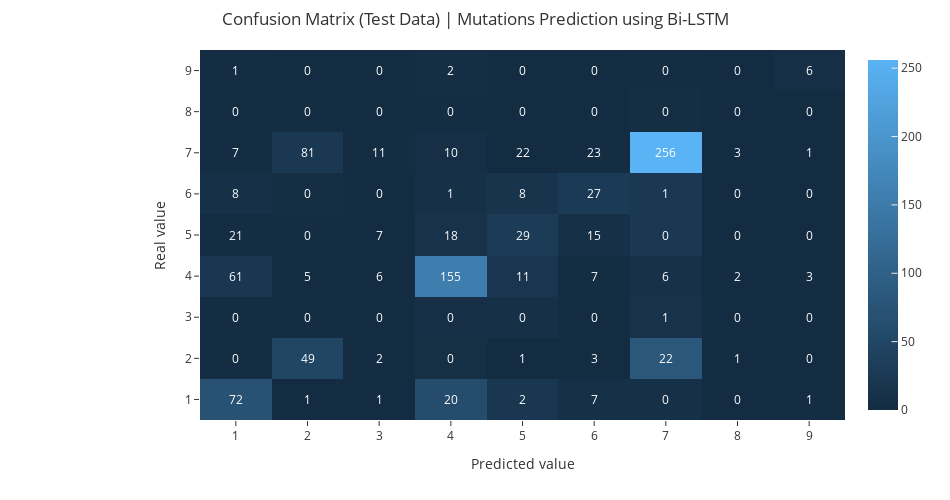

Notebook code cell kept with this figure:
### Markdown cell above
### Predictions evaluate with Classification Report and Confusion Matrix

### Code cell
y_pred_bi_lstm = np.argmax(model_bi_lstm.predict(X_test2), axis=-1)
print("Métricas em Teste:\n ", classification_report(y_test2,y_pred_bi_lstm))
print('='*80)

# chamada da function
plot_confusion_matrix(confusion_matrix(y_test2, y_pred_bi_lstm),[1,2,3,4,5,6,7,8,9],'Confusion Matrix (Test Data) | Mutations Prediction using Bi-LSTM')

### Figure 1 — Plotly figure (JSON) as saved in the notebook; plotly's stock layout.template omitted (floating-point values rounded to 4 significant figures)
{"data": [{"type": "heatmap", "x": [1, 2, 3, 4, 5, 6, 7, 8, 9], "y": [1, 2, 3, 4, 5, 6, 7, 8, 9], "z": [[72, 0, 0, 61, 21, 8, 7, 0, 1], [1, 49, 0, 5, 0, 0, 81, 0, 0], [1, 2, 0, 6, 7, 0, 11, 0, 0], [20, 0, 0, 155, 18, 1, 10, 0, 2], [2, 1, 0, 11, 29, 8, 22, 0, 0], [7, 3, 0, 7, 15, 27, 23, 0, 0], [0, 22, 1, 6, 0, 1, 256, 0, 0], [0, 1, 0, 2, 0, 0, 3, 0, 0], [1, 0, 0, 3, 0, 0, 1, 0, 6]]}], "layout": {"annotations": [{"font": {"color": "white"}, "showarrow": false, "text": "72", "x": 1, "xref": "x", "y": 1, "yref": "y"}, {"font": {"color": "white"}, "showarrow": false, "text": "0", "x": 1, "xref": "x", "y": 2, "yref": "y"}, {"font": {"color": "white"}, "showarrow": false, "text": "0", "x": 1, "xref": "x", "y": 3, "yref": "y"}, {"font": {"color": "white"}, "showarrow": false, "text": "61", "x": 1, "xref": "x", "y": 4, "yref": "y"}, {"font": {"color": "white"}, "showarrow": false, "text": "21", "x": 1, "xref": "x", "y": 5, "yref": "y"}, {"font": {"color": "white"}, "showarrow": false, "text": "8", "x": 1, "xref": "x", "y": 6, "yref": "y"}, {"font": {"color": "white"}, "showarrow": false, "text": "7", "x": 1, "xref": "x", "y": 7, "yref": "y"}, {"font": {"color": "white"}, "showarrow": false, "text": "0", "x": 1, "xref": "x", "y": 8, "yref": "y"}, {"font": {"color": "white"}, "showarrow": false, "text": "1", "x": 1, "xref": "x", "y": 9, "yref": "y"}, {"font": {"color": "white"}, "showarrow": false, "text": "1", "x": 2, "xref": "x", "y": 1, "yref": "y"}, {"font": {"color": "white"}, "showarrow": false, "text": "49", "x": 2, "xref": "x", "y": 2, "yref": "y"}, {"font": {"color": "white"}, "showarrow": false, "text": "0", "x": 2, "xref": "x", "y": 3, "yref": "y"}, {"font": {"color": "white"}, "showarrow": false, "text": "5", "x": 2, "xref": "x", "y": 4, "yref": "y"}, {"font": {"color": "white"}, "showarrow": false, "text": "0", "x": 2, "xref": "x", "y": 5, "yref": "y"}, {"font": {"color": "white"}, "showarrow": false, "text": "0", "x": 2, "xref": "x", "y": 6, "yref": "y"}, {"font": {"color": "white"}, "showarrow": false, "text": "81", "x": 2, "xref": "x", "y": 7, "yref": "y"}, {"font": {"color": "white"}, "showarrow": false, "text": "0", "x": 2, "xref": "x", "y": 8, "yref": "y"}, {"font": {"color": "white"}, "showarrow": false, "text": "0", "x": 2, "xref": "x", "y": 9, "yref": "y"}, {"font": {"color": "white"}, "showarrow": false, "text": "1", "x": 3, "xref": "x", "y": 1, "yref": "y"}, {"font": {"color": "white"}, "showarrow": false, "text": "2", "x": 3, "xref": "x", "y": 2, "yref": "y"}, {"font": {"color": "white"}, "showarrow": false, "text": "0", "x": 3, "xref": "x", "y": 3, "yref": "y"}, {"font": {"color": "white"}, "showarrow": false, "text": "6", "x": 3, "xref": "x", "y": 4, "yref": "y"}, {"font": {"color": "white"}, "showarrow": false, "text": "7", "x": 3, "xref": "x", "y": 5, "yref": "y"}, {"font": {"color": "white"}, "showarrow": false, "text": "0", "x": 3, "xref": "x", "y": 6, "yref": "y"}, {"font": {"color": "white"}, "showarrow": false, "text": "11", "x": 3, "xref": "x", "y": 7, "yref": "y"}, {"font": {"color": "white"}, "showarrow": false, "text": "0", "x": 3, "xref": "x", "y": 8, "yref": "y"}, {"font": {"color": "white"}, "showarrow": false, "text": "0", "x": 3, "xref": "x", "y": 9, "yref": "y"}, {"font": {"color": "white"}, "showarrow": false, "text": "20", "x": 4, "xref": "x", "y": 1, "yref": "y"}, {"font": {"color": "white"}, "showarrow": false, "text": "0", "x": 4, "xref": "x", "y": 2, "yref": "y"}, {"font": {"color": "white"}, "showarrow": false, "text": "0", "x": 4, "xref": "x", "y": 3, "yref": "y"}, {"font": {"color": "white"}, "showarrow": false, "text": "155", "x": 4, "xref": "x", "y": 4, "yref": "y"}, {"font": {"color": "white"}, "showarrow": false, "text": "18", "x": 4, "xref": "x", "y": 5, "yref": "y"}, {"font": {"color": "white"}, "showarrow": false, "text": "1", "x": 4, "xref": "x", "y": 6, "yref": "y"}, {"font": {"color": "white"}, "showarrow": false, "text": "10", "x": 4, "xref": "x", "y": 7, "yref": "y"}, {"font": {"color": "white"}, "showarrow": false, "text": "0", "x": 4, "xref": "x", "y": 8, "yref": "y"}, {"font": {"color": "white"}, "showarrow": false, "text": "2", "x": 4, "xref": "x", "y": 9, "yref": "y"}, {"font": {"color": "white"}, "showarrow": false, "text": "2", "x": 5, "xref": "x", "y": 1, "yref": "y"}, {"font": {"color": "white"}, "showarrow": false, "text": "1", "x": 5, "xref": "x", "y": 2, "yref": "y"}, {"font": {"color": "white"}, "showarrow": false, "text": "0", "x": 5, "xref": "x", "y": 3, "yref": "y"}, {"font": {"color": "white"}, "showarrow": false, "text": "11", "x": 5, "xref": "x", "y": 4, "yref": "y"}, {"font": {"color": "white"}, "showarrow": false, "text": "29", "x": 5, "xref": "x", "y": 5, "yref": "y"}, {"font": {"color": "white"}, "showarrow": false, "text": "8", "x": 5, "xref": "x", "y": 6, "yref": "y"}, {"font": {"color": "white"}, "showarrow": false, "text": "22", "x": 5, "xref": "x", "y": 7, "yref": "y"}, {"font": {"color": "white"}, "showarrow": false, "text": "0", "x": 5, "xref": "x", "y": 8, "yref": "y"}, {"font": {"color": "white"}, "showarrow": false, "text": "0", "x": 5, "xref": "x", "y": 9, "yref": "y"}, {"font": {"color": "white"}, "showarrow": false, "text": "7", "x": 6, "xref": "x", "y": 1, "yref": "y"}, {"font": {"color": "white"}, "showarrow": false, "text": "3", "x": 6, "xref": "x", "y": 2, "yref": "y"}, {"font": {"color": "white"}, "showarrow": false, "text": "0", "x": 6, "xref": "x", "y": 3, "yref": "y"}, {"font": {"color": "white"}, "showarrow": false, "text": "7", "x": 6, "xref": "x", "y": 4, "yref": "y"}, {"font": {"color": "white"}, "showarrow": false, "text": "15", "x": 6, "xref": "x", "y": 5, "yref": "y"}, {"font": {"color": "white"}, "showarrow": false, "text": "27", "x": 6, "xref": "x", "y": 6, "yref": "y"}, {"font": {"color": "white"}, "showarrow": false, "text": "23", "x": 6, "xref": "x", "y": 7, "yref": "y"}, {"font": {"color": "white"}, "showarrow": false, "text": "0", "x": 6, "xref": "x", "y": 8, "yref": "y"}, {"font": {"color": "white"}, "showarrow": false, "text": "0", "x": 6, "xref": "x", "y": 9, "yref": "y"}, {"font": {"color": "white"}, "showarrow": false, "text": "0", "x": 7, "xref": "x", "y": 1, "yref": "y"}, {"font": {"color": "white"}, "showarrow": false, "text": "22", "x": 7, "xref": "x", "y": 2, "yref": "y"}, {"font": {"color": "white"}, "showarrow": false, "text": "1", "x": 7, "xref": "x", "y": 3, "yref": "y"}, {"font": {"color": "white"}, "showarrow": false, "text": "6", "x": 7, "xref": "x", "y": 4, "yref": "y"}, {"font": {"color": "white"}, "showarrow": false, "text": "0", "x": 7, "xref": "x", "y": 5, "yref": "y"}, {"font": {"color": "white"}, "showarrow": false, "text": "1", "x": 7, "xref": "x", "y": 6, "yref": "y"}, {"font": {"color": "white"}, "showarrow": false, "text": "256", "x": 7, "xref": "x", "y": 7, "yref": "y"}, {"font": {"color": "white"}, "showarrow": false, "text": "0", "x": 7, "xref": "x", "y": 8, "yref": "y"}, {"font": {"color": "white"}, "showarrow": false, "text": "0", "x": 7, "xref": "x", "y": 9, "yref": "y"}, {"font": {"color": "white"}, "showarrow": false, "text": "0", "x": 8, "xref": "x", "y": 1, "yref": "y"}, {"font": {"color": "white"}, "showarrow": false, "text": "1", "x": 8, "xref": "x", "y": 2, "yref": "y"}, {"font": {"color": "white"}, "showarrow": false, "text": "0", "x": 8, "xref": "x", "y": 3, "yref": "y"}, {"font": {"color": "white"}, "showarrow": false, "text": "2", "x": 8, "xref": "x", "y": 4, "yref": "y"}, {"font": {"color": "white"}, "showarrow": false, "text": "0", "x": 8, "xref": "x", "y": 5, "yref": "y"}, {"font": {"color": "white"}, "showarrow": false, "text": "0", "x": 8, "xref": "x", "y": 6, "yref": "y"}, {"font": {"color": "white"}, "showarrow": false, "text": "3", "x": 8, "xref": "x", "y": 7, "yref": "y"}, {"font": {"color": "white"}, "showarrow": false, "text": "0", "x": 8, "xref": "x", "y": 8, "yref": "y"}, {"font": {"color": "white"}, "showarrow": false, "text": "0", "x": 8, "xref": "x", "y": 9, "yref": "y"}, {"font": {"color": "white"}, "showarrow": false, "text": "1", "x": 9, "xref": "x", "y": 1, "yref": "y"}, {"font": {"color": "white"}, "showarrow": false, "text": "0", "x": 9, "xref": "x", "y": 2, "yref": "y"}, {"font": {"color": "white"}, "showarrow": false, "text": "0", "x": 9, "xref": "x", "y": 3, "yref": "y"}, {"font": {"color": "white"}, "showarrow": false, "text": "3", "x": 9, "xref": "x", "y": 4, "yref": "y"}, {"font": {"color": "white"}, "showarrow": false, "text": "0", "x": 9, "xref": "x", "y": 5, "yref": "y"}, {"font": {"color": "white"}, "showarrow": false, "text": "0", "x": 9, "xref": "x", "y": 6, "yref": "y"}, {"font": {"color": "white"}, "showarrow": false, "text": "1", "x": 9, "xref": "x", "y": 7, "yref": "y"}, {"font": {"color": "white"}, "showarrow": false, "text": "0", "x": 9, "xref": "x", "y": 8, "yref": "y"}, {"font": {"color": "white"}, "showarrow": false, "text": "6", "x": 9, "xref": "x", "y": 9, "yref": "y"}], "height": 500, "margin": {"l": 200, "t": 50}, "title": {"text": "Confusion Matrix (Test Data) | Mutations Prediction using Bi-LSTM"}, "width": 950, "xaxis": {"autorange": true, "range": [0.5, 9.5], "title": {"text": "Predicted value"}, "type": "linear"}, "yaxis": {"autorange": true, "range": [0.5, 9.5], "title": {"text": "Real value"}, "type": "linear"}}}
